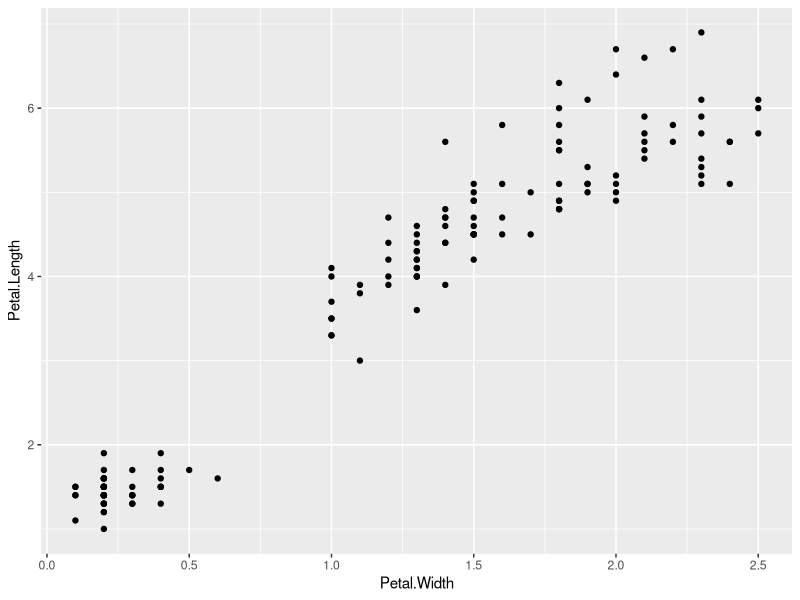
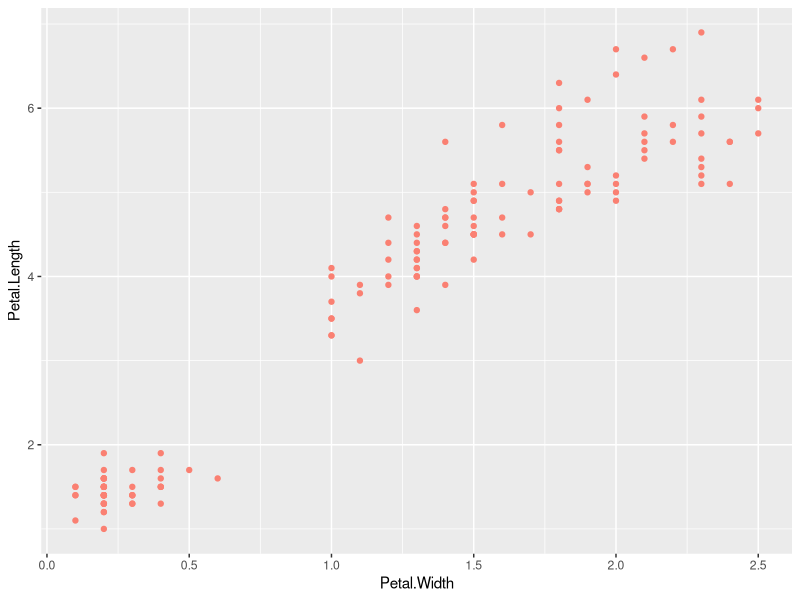
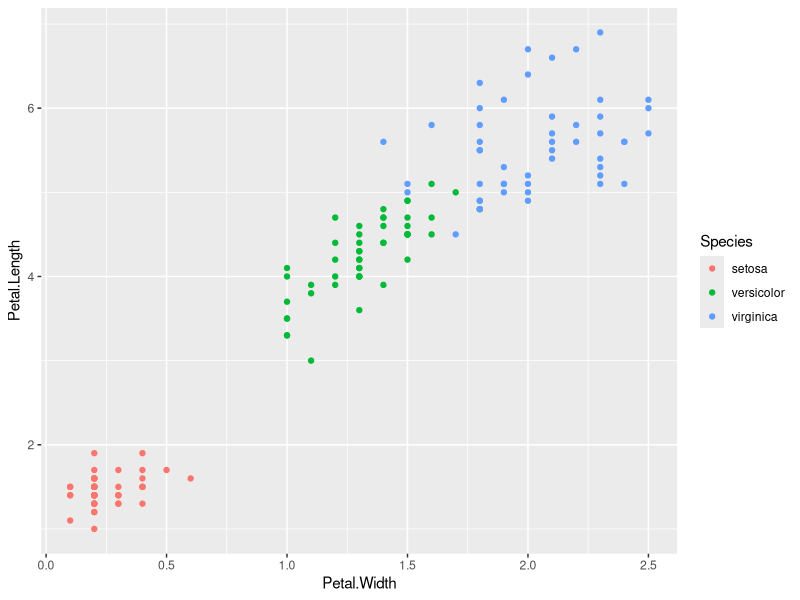
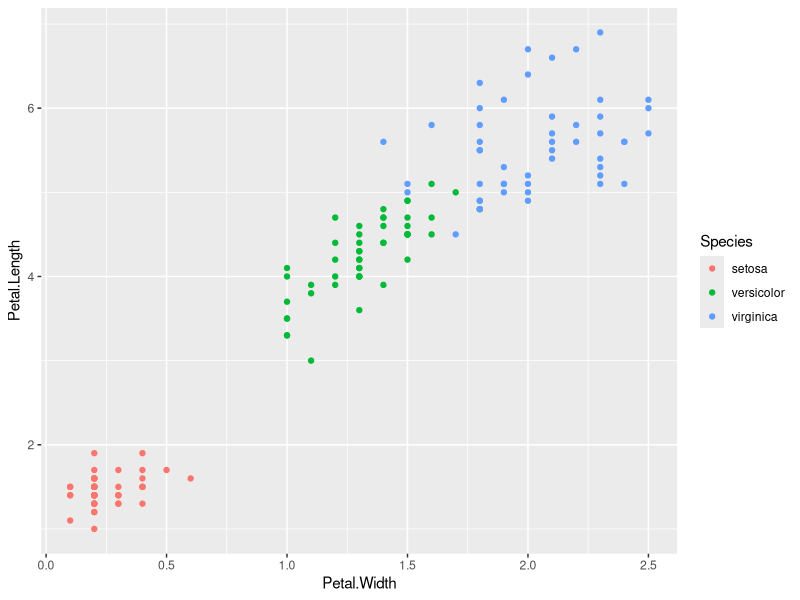
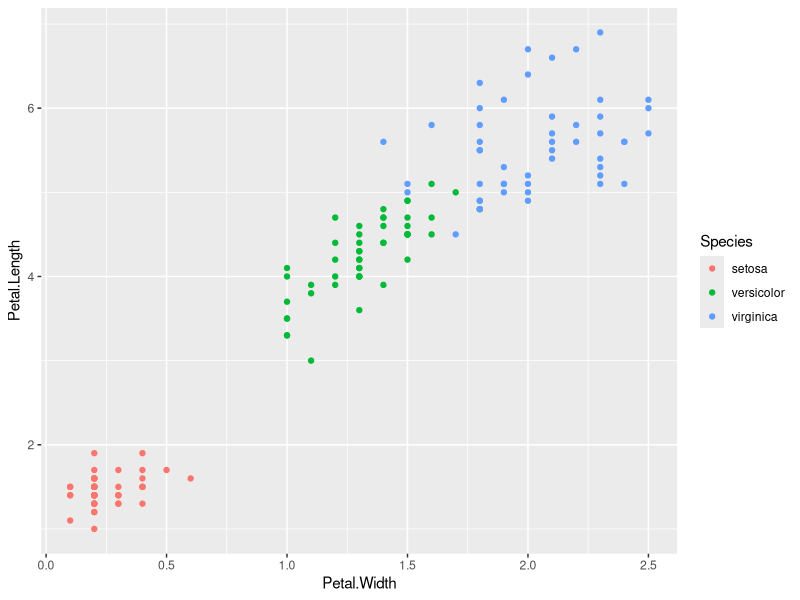
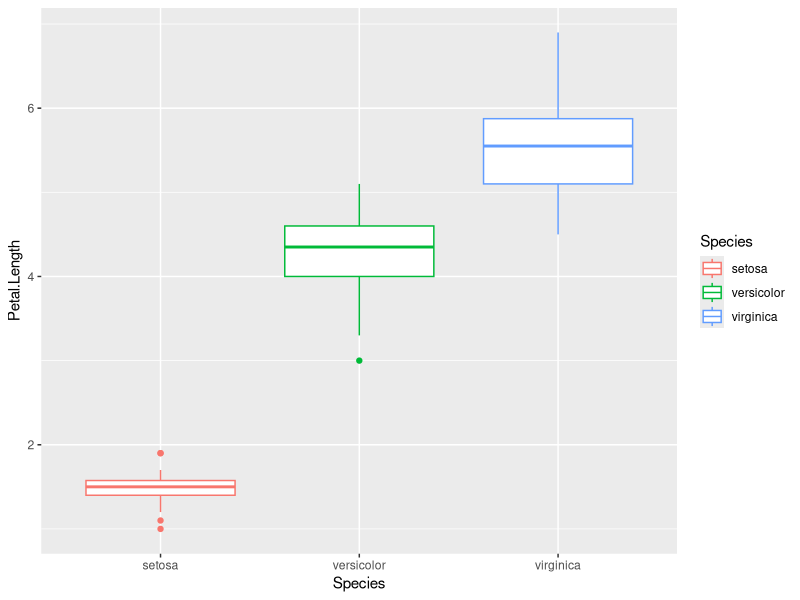
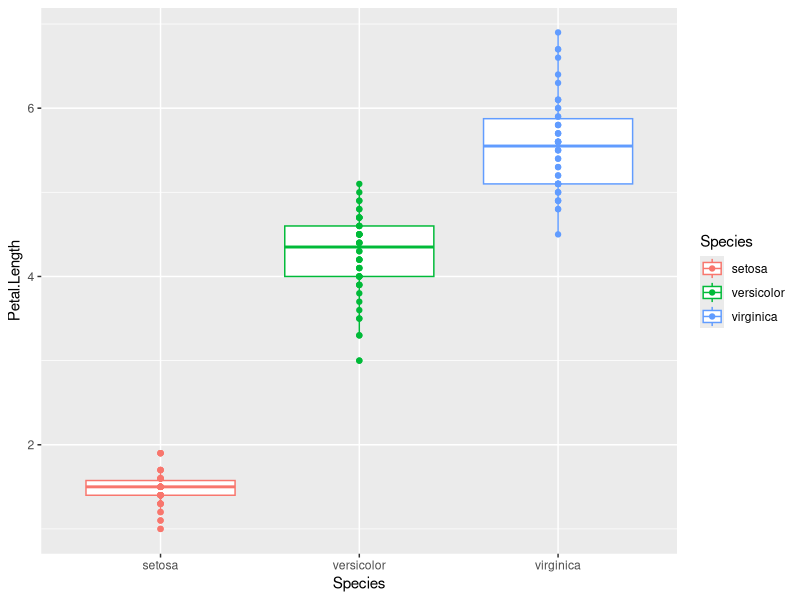
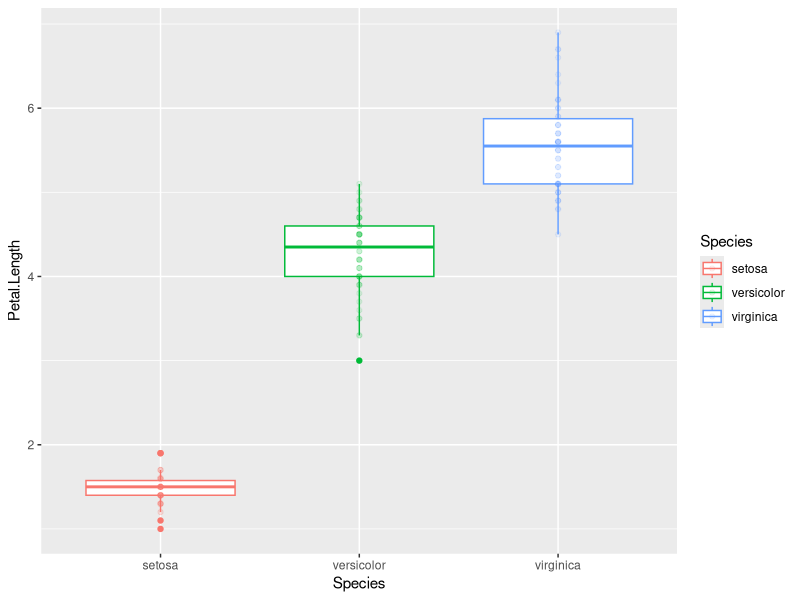

Recreate these plots in R, in order.

library(tidyverse)

# refresh tidyverse -------------------------------------------------------

# task 1: create a numeric vector with seq() function; length = 50
x <- seq(1, 50, by = 1)
y <- seq(1, 2, length = 50)

# task 2: use rep() function to 
# create a vector of 1, 2, 3, each repeated 3 times 
z1 <- rep(1:3, times = 3)
z2 <- rep(1:3, each = 3)

# task 3: create a data frame
# iris is a raw dataframe
# convert to tibble
# use as_tibble() to convert,
# and name the new df as df_iris
df_iris <- as_tibble(iris)

# task 4: choose rows with Species "setosa"
# use df_iris, and function filter()
df_setosa <- filter(df_iris, Species == "setosa")

# task 5: select columns starting with text "Petal"
# apply to df_iris, use select() function

## ineffective way
select(df_iris, c(Petal.Length, Petal.Width))

## more effective
select(df_iris, starts_with("Petal"))

# Piping
## naive approach
df_setosa <- filter(df_iris, Species == "setosa")
df_final <- select(df_setosa, starts_with("Petal"))

## piping for filter()
df_iris %>% 
  filter(Species == "setosa")

## piping for select()
df_iris %>% 
  select(starts_with("Petal"))

## piping at once
df_iris %>% 
  filter(Species == "setosa") %>% 
  select(starts_with("Petal"))

## and more
df_iris %>% 
  filter(Species == "setosa") %>% 
  select(starts_with("Petal")) %>% 
  filter(Petal.Length > 1.6)


# ggplot ------------------------------------------------------------------

## basic scatter plot
ggplot(df_iris,
       aes(x = Petal.Width,
           y = Petal.Length)) +
  geom_point()

## change color
ggplot(df_iris,
       aes(x = Petal.Width,
           y = Petal.Length)) +
  geom_point(color = "salmon")

## change color by species
ggplot(df_iris,
       aes(x = Petal.Width,
           y = Petal.Length)) +
  geom_point(aes(color = Species))

## change color by species
ggplot(df_iris,
       aes(x = Petal.Width,
           y = Petal.Length,
           color = Species)) +
  geom_point()

## combine with pipe
df_iris %>% 
  ggplot(aes(x = Petal.Width,
             y = Petal.Length,
             color = Species)) +
  geom_point()

## boxplot
df_iris %>% 
  ggplot(aes(x = Species,
             y = Petal.Length,
             color = Species)) +
  geom_boxplot()

## boxplot
df_iris %>% 
  ggplot(aes(x = Species,
             y = Petal.Length,
             color = Species)) +
  geom_boxplot() +
  geom_point()

## alpha controls transparency
df_iris %>% 
  ggplot(aes(x = Species,
             y = Petal.Length,
             color = Species)) +
  geom_boxplot() +
  geom_point(alpha = 0.1)

  